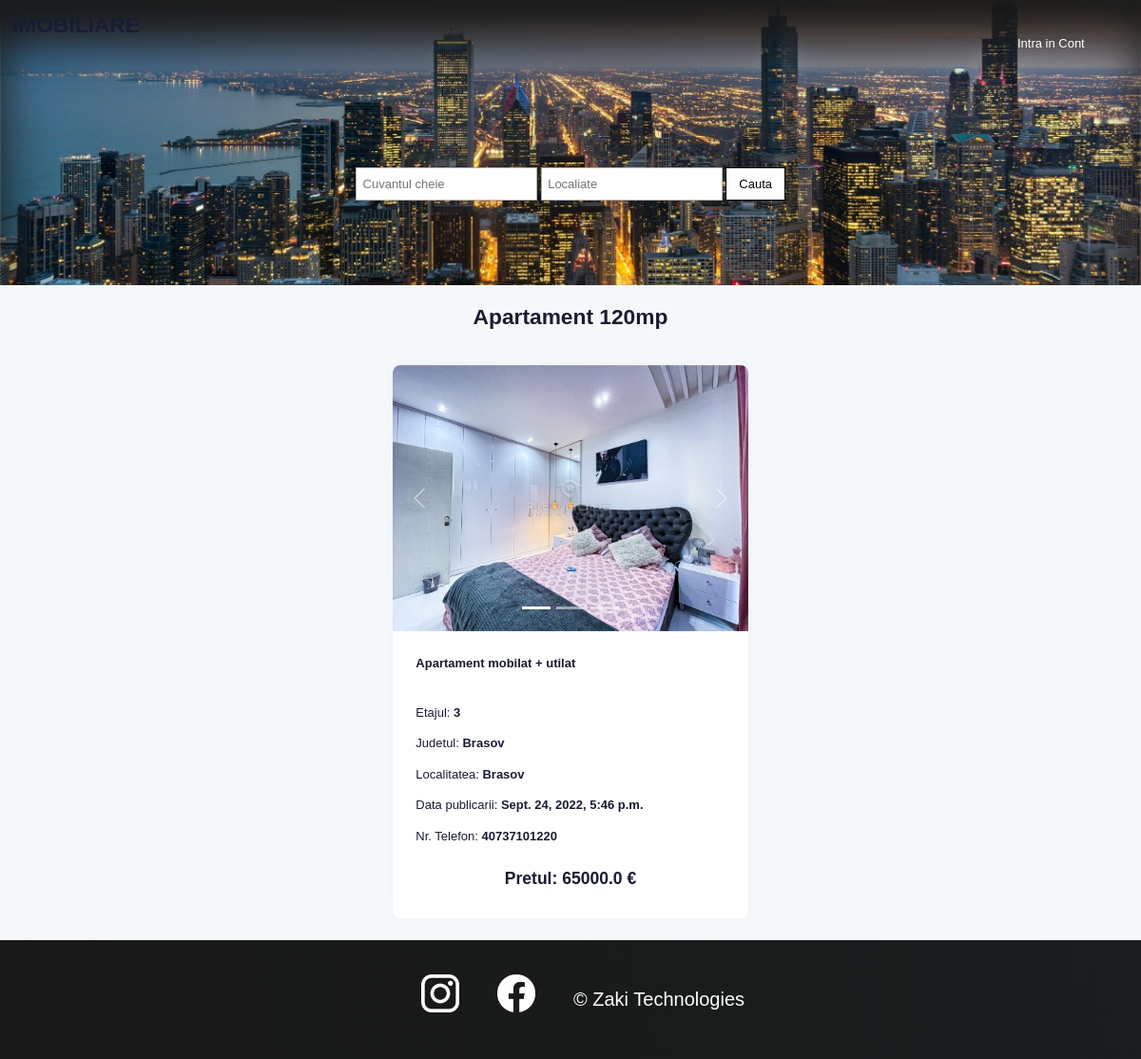
The app's page /announce_details/9/ with its own data.
### imobiliare/models.py (models this page shows, shortened)
class Announce(models.Model):
    creator = models.ForeignKey(User, on_delete=models.SET_NULL, null=True)
    title = models.CharField(max_length=200, verbose_name='Titlu')
    description = models.TextField(verbose_name='Descriere')
    price = models.FloatField(verbose_name='Pret')
    floor = models.IntegerField(null=True, verbose_name='Etaj')
    county = models.CharField(max_length=100, verbose_name='Judet')
    location = models.CharField(max_length=100, verbose_name='Localitate')
    image = models.ImageField(null=True, blank=True, verbose_name='Imagine')
    publish_date = models.DateTimeField(auto_now_add=True)
    last_update = models.DateTimeField(auto_now=True)
    phone_number = models.CharField(max_length=20)
    class Meta:
        ordering = ['-last_update', '-publish_date']

class PostImage(models.Model):
    announce = models.ForeignKey(Announce, default=None, on_delete=models.CASCADE)
    image = models.ImageField(upload_to='images/', verbose_name='Imagine')

### imobiliare/views.py (the view)
# urls.py: path('announce_details/<int:id>/', AnnounceDetails.as_view(), name='announce_details'),
class AnnounceDetails(View):
    def get(self, request, id):
        announce = Announce.objects.get(id=id)
        photos = PostImage.objects.filter(announce=announce)
        context = {'announce': announce, 'photos': photos}
        return render(request, 'imobiliare/announce_details.html', context)

### imobiliare/templates/imobiliare/announce_details.html (shortened to what this page needs)
{% extends 'imobiliare/main.html' %}
{% load static %}
{% block content%}
<section>
    <h1 class="section-title">{{announce.title}}</h1>
    <div class="single-card">
        <div class="card">
        <div id="carouselExampleIndicators" class="carousel slide" data-bs-ride="true">
  <div class="carousel-indicators">
      {% for p in photos %}
    <button type="button" data-bs-target="#carouselExampleIndicators" data-bs-slide-to="{{forloop.counter0}}" class="{% if forloop.counter0 == 0 %} active {% endif %}" aria-current="true" aria-label="Slide 1"></button>
      {% endfor %}
  </div>
  <div class="carousel-inner">
      {% for p in photos %}
    <div class="carousel-item {% if forloop.counter0 == 0 %} active {% endif %}">
      <img src="{{p.image.url}}" class="d-block w-100" alt="...">
    </div>
      {% endfor %}
  </div>
  <button class="carousel-control-prev" type="button" data-bs-target="#carouselExampleIndicators" data-bs-slide="prev">
    <span class="carousel-control-prev-icon" aria-hidden="true"></span>
  </button>
  <button class="carousel-control-next" type="button" data-bs-target="#carouselExampleIndicators" data-bs-slide="next">
    <span class="carousel-control-next-icon" aria-hidden="true"></span>
  </button>
</div>
            <div class="item-content">
                <div>
                    <p><strong>{{announce.description}}</strong></p><br>
                    <p>Etajul: <strong>{{announce.floor}}</strong> </p>
                    <p>Judetul: <strong>{{announce.county}}</strong> </p>
                    <p>Localitatea: <strong>{{announce.location}}</strong></p>
                    <p>Data publicarii: <strong>{{announce.publish_date}}</strong></p>
                    <p>Nr. Telefon: <strong>{{announce.phone_number}}</strong></p>
                    <h3 class="price">
                        Pretul: {{announce.price}} €
                    </h3>
                </div>
            </div>
        </div>
    </div>
</section>
{% endblock %}

### imobiliare/static/css/styles.css (style rules this page uses)
* { padding: 0; margin: 0; font-family: Arial, Helvetica, sans-serif; }
.card { background-color: white; box-shadow: 1px 1px 4px rgba(0, 0, 0, 0.2); border-radius: 6px; overflow: hidden; margin: 10px; }
.card img { width: 100%; height: 280px; object-fit: cover; }
.card { text-align: center; }
.section-title { text-align: center; padding: 20px; }
.item-content { padding: 24px; display: flex; flex-direction: column; justify-content: space-between; }
.single-card { display: flex; justify-content: center; }
.single-card .card { max-width: 600px; text-align: left; }
.price { text-align: center; margin-top: 25px; }

### records on screen
Announce: title "Apartament 120mp", description "Apartament mobilat + utilat", floor "3", county "Brasov", location "Brasov", publish_date "Sept. 24, 2022, 5:46 p.m.", phone_number "40737101220", price "65000.0"
PostImage: image (picture)
